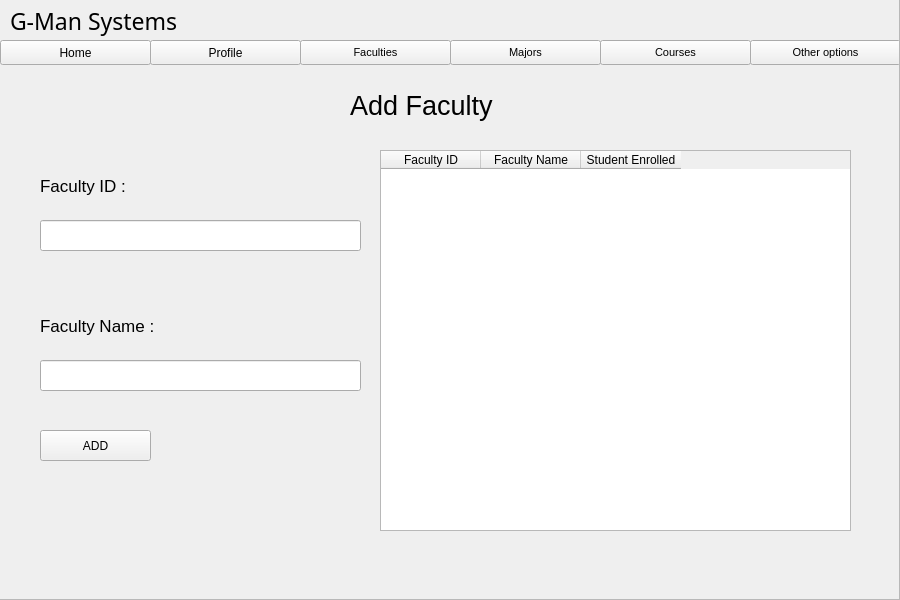
<?xml version="1.0" encoding="UTF-8"?>
<ui version="4.0">
 <class>Form</class>
 <widget class="QWidget" name="Form">
  <property name="geometry">
   <rect>
    <x>0</x>
    <y>0</y>
    <width>900</width>
    <height>600</height>
   </rect>
  </property>
  <property name="windowTitle">
   <string>Form</string>
  </property>
  <widget class="QScrollArea" name="scrollArea">
   <property name="geometry">
    <rect>
     <x>-1</x>
     <y>-1</y>
     <width>901</width>
     <height>601</height>
    </rect>
   </property>
   <property name="widgetResizable">
    <bool>true</bool>
   </property>
   <widget class="QWidget" name="scrollAreaWidgetContents">
    <property name="geometry">
     <rect>
      <x>0</x>
      <y>0</y>
      <width>899</width>
      <height>599</height>
     </rect>
    </property>
    <widget class="QPushButton" name="addFacButton">
     <property name="geometry">
      <rect>
       <x>40</x>
       <y>430</y>
       <width>111</width>
       <height>31</height>
      </rect>
     </property>
     <property name="text">
      <string>ADD</string>
     </property>
    </widget>
    <widget class="QLabel" name="label_2">
     <property name="geometry">
      <rect>
       <x>40</x>
       <y>170</y>
       <width>121</width>
       <height>31</height>
      </rect>
     </property>
     <property name="font">
      <font>
       <pointsize>13</pointsize>
      </font>
     </property>
     <property name="text">
      <string>Faculty ID :</string>
     </property>
    </widget>
    <widget class="QLabel" name="label_4">
     <property name="geometry">
      <rect>
       <x>40</x>
       <y>310</y>
       <width>151</width>
       <height>31</height>
      </rect>
     </property>
     <property name="font">
      <font>
       <pointsize>13</pointsize>
      </font>
     </property>
     <property name="text">
      <string>Faculty Name :</string>
     </property>
    </widget>
    <widget class="QLineEdit" name="facultyName">
     <property name="geometry">
      <rect>
       <x>40</x>
       <y>360</y>
       <width>321</width>
       <height>31</height>
      </rect>
     </property>
    </widget>
    <widget class="QLabel" name="label_15">
     <property name="geometry">
      <rect>
       <x>10</x>
       <y>0</y>
       <width>221</width>
       <height>41</height>
      </rect>
     </property>
     <property name="font">
      <font>
       <family>Century Gothic</family>
       <pointsize>17</pointsize>
      </font>
     </property>
     <property name="text">
      <string>G-Man Systems</string>
     </property>
    </widget>
    <widget class="QLabel" name="label_3">
     <property name="geometry">
      <rect>
       <x>350</x>
       <y>80</y>
       <width>171</width>
       <height>51</height>
      </rect>
     </property>
     <property name="font">
      <font>
       <pointsize>20</pointsize>
      </font>
     </property>
     <property name="text">
      <string>Add Faculty</string>
     </property>
    </widget>
    <widget class="QLineEdit" name="FacultyID">
     <property name="geometry">
      <rect>
       <x>40</x>
       <y>220</y>
       <width>321</width>
       <height>31</height>
      </rect>
     </property>
    </widget>
    <widget class="QPushButton" name="homeButton">
     <property name="geometry">
      <rect>
       <x>0</x>
       <y>40</y>
       <width>151</width>
       <height>25</height>
      </rect>
     </property>
     <property name="text">
      <string>Home</string>
     </property>
    </widget>
    <widget class="QTableWidget" name="facultyTable">
     <property name="geometry">
      <rect>
       <x>380</x>
       <y>150</y>
       <width>471</width>
       <height>381</height>
      </rect>
     </property>
     <column>
      <property name="text">
       <string>Faculty ID</string>
      </property>
      <property name="textAlignment">
       <set>AlignHCenter|AlignVCenter|AlignCenter</set>
      </property>
     </column>
     <column>
      <property name="text">
       <string>Faculty Name</string>
      </property>
      <property name="textAlignment">
       <set>AlignHCenter|AlignVCenter|AlignCenter</set>
      </property>
     </column>
     <column>
      <property name="text">
       <string>Student Enrolled</string>
      </property>
      <property name="textAlignment">
       <set>AlignHCenter|AlignVCenter|AlignCenter</set>
      </property>
     </column>
    </widget>
    <widget class="QPushButton" name="profileButton">
     <property name="geometry">
      <rect>
       <x>150</x>
       <y>40</y>
       <width>151</width>
       <height>25</height>
      </rect>
     </property>
     <property name="text">
      <string>Profile</string>
     </property>
    </widget>
    <widget class="QLabel" name="barLabel_2">
     <property name="geometry">
      <rect>
       <x>0</x>
       <y>-10</y>
       <width>901</width>
       <height>51</height>
      </rect>
     </property>
     <property name="text">
      <string/>
     </property>
    </widget>
    <widget class="QPushButton" name="courseButton">
     <property name="geometry">
      <rect>
       <x>600</x>
       <y>40</y>
       <width>151</width>
       <height>25</height>
      </rect>
     </property>
     <property name="font">
      <font>
       <pointsize>8</pointsize>
      </font>
     </property>
     <property name="text">
      <string>Courses</string>
     </property>
    </widget>
    <widget class="QPushButton" name="othersButton">
     <property name="geometry">
      <rect>
       <x>750</x>
       <y>40</y>
       <width>151</width>
       <height>25</height>
      </rect>
     </property>
     <property name="font">
      <font>
       <pointsize>8</pointsize>
      </font>
     </property>
     <property name="text">
      <string>Other options</string>
     </property>
    </widget>
    <widget class="QPushButton" name="facultiesButton">
     <property name="geometry">
      <rect>
       <x>300</x>
       <y>40</y>
       <width>151</width>
       <height>25</height>
      </rect>
     </property>
     <property name="font">
      <font>
       <pointsize>8</pointsize>
      </font>
     </property>
     <property name="text">
      <string>Faculties</string>
     </property>
    </widget>
    <widget class="QPushButton" name="majorsButton">
     <property name="geometry">
      <rect>
       <x>450</x>
       <y>40</y>
       <width>151</width>
       <height>25</height>
      </rect>
     </property>
     <property name="font">
      <font>
       <pointsize>8</pointsize>
      </font>
     </property>
     <property name="text">
      <string>Majors</string>
     </property>
    </widget>
    <widget class="QLabel" name="barLabel_3">
     <property name="geometry">
      <rect>
       <x>-10</x>
       <y>0</y>
       <width>901</width>
       <height>51</height>
      </rect>
     </property>
     <property name="text">
      <string/>
     </property>
    </widget>
    <zorder>barLabel_2</zorder>
    <zorder>addFacButton</zorder>
    <zorder>label_2</zorder>
    <zorder>label_4</zorder>
    <zorder>facultyName</zorder>
    <zorder>label_15</zorder>
    <zorder>label_3</zorder>
    <zorder>FacultyID</zorder>
    <zorder>homeButton</zorder>
    <zorder>facultyTable</zorder>
    <zorder>profileButton</zorder>
    <zorder>courseButton</zorder>
    <zorder>othersButton</zorder>
    <zorder>facultiesButton</zorder>
    <zorder>majorsButton</zorder>
    <zorder>barLabel_3</zorder>
   </widget>
  </widget>
 </widget>
 <resources/>
 <connections/>
</ui>
